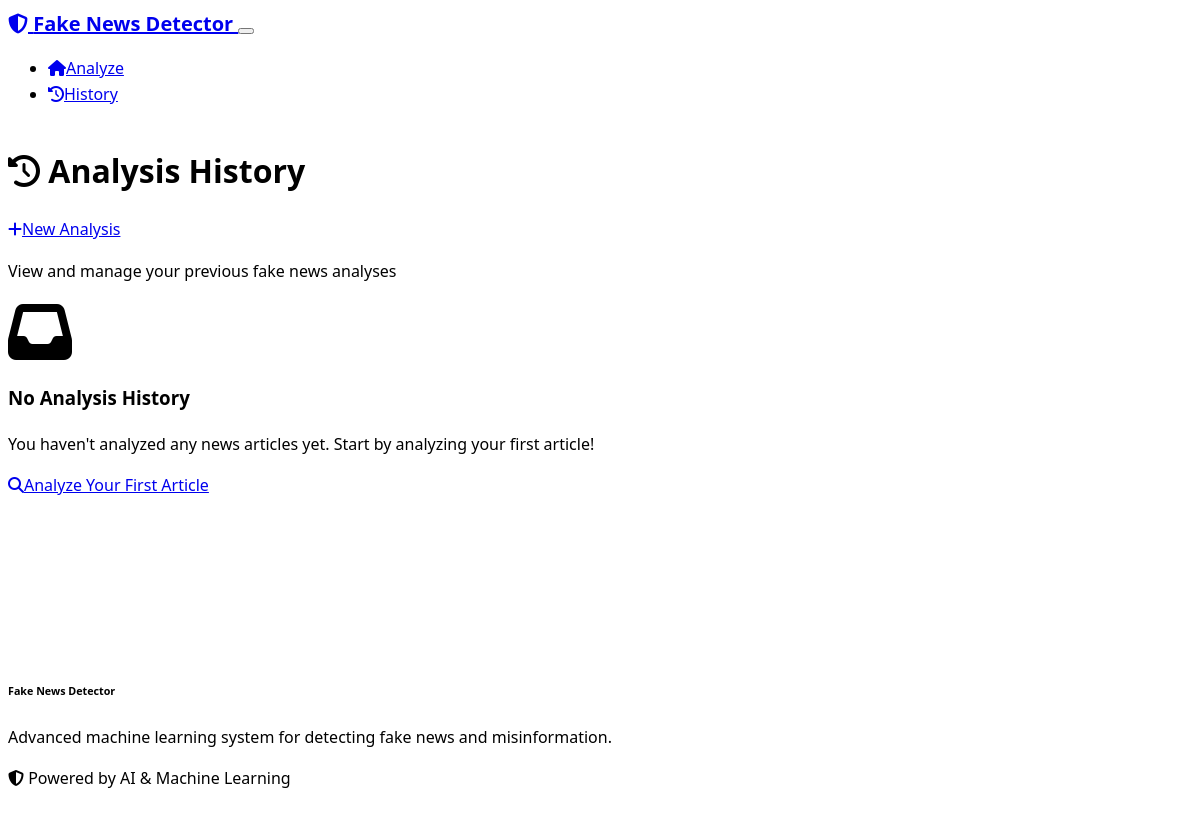
Before: /history with the older database file.
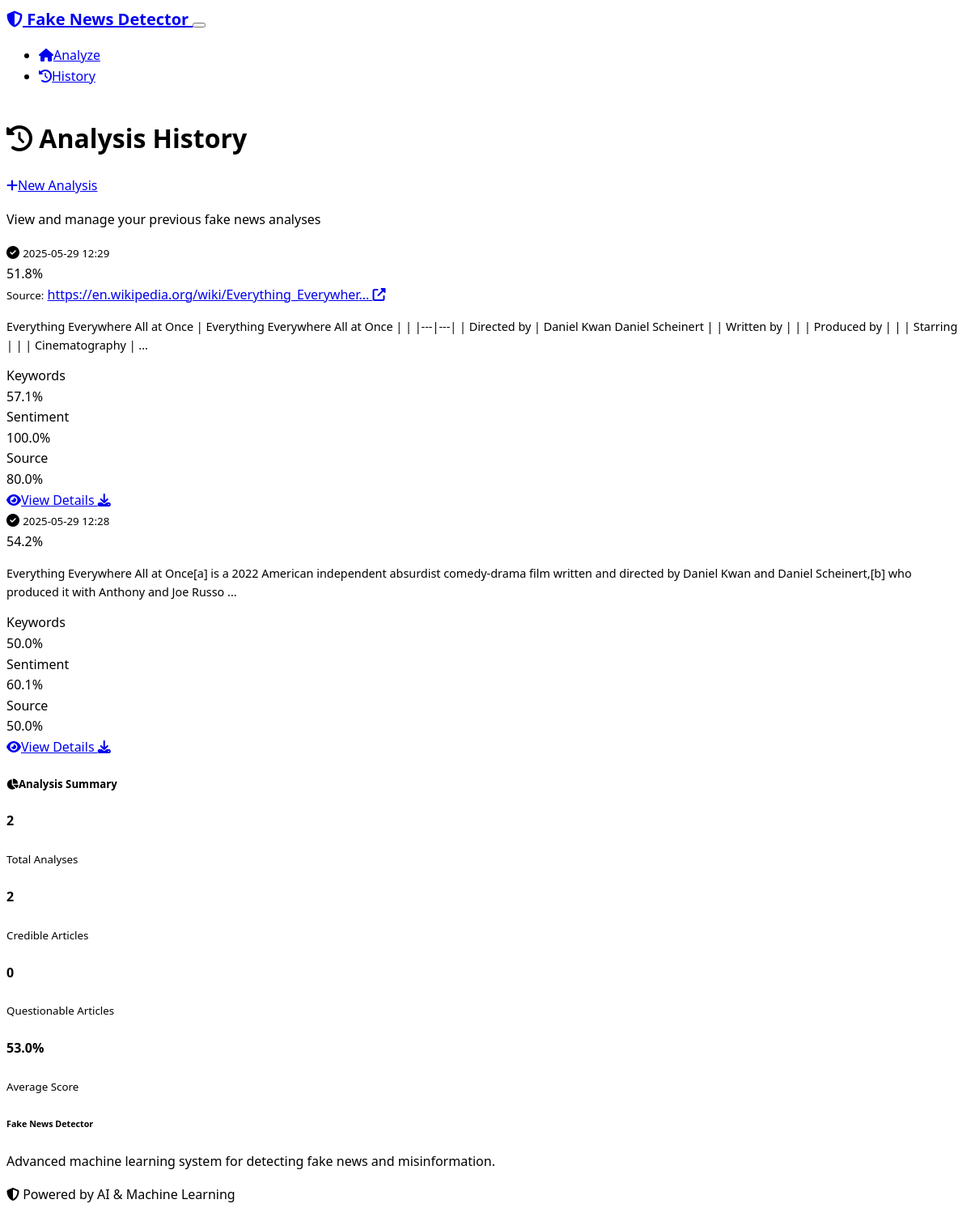
After: the same page with the newer database file.
### models.py (models this page shows, shortened)
class Analysis(db.Model):
    id = db.Column(Integer, primary_key=True)
    content = db.Column(Text, nullable=False)
    url = db.Column(String(500))
    credibility_score = db.Column(Float, nullable=False)
    is_fake = db.Column(db.Boolean, nullable=False)
    keyword_score = db.Column(Float)
    sentiment_score = db.Column(Float)
    source_score = db.Column(Float)
    analysis_details = db.Column(Text)
    created_at = db.Column(DateTime, default=datetime.utcnow)

### routes.py (the view)
@app.route('/history')
def history():
    try:
        page = request.args.get('page', 1, type=int)
        analyses = Analysis.query.order_by(Analysis.created_at.desc()).paginate(
            page=page, per_page=10, error_out=False
        )
        return render_template('history.html', analyses=analyses)
    except Exception as e:
        logging.error(f"History route error: {str(e)}")
        flash('Error loading analysis history.', 'error')
        return redirect(url_for('index'))

### templates/history.html (shortened to what this page needs)
{% extends "base.html" %}
{% block content %}
<div class="container py-5">
    <div class="row mb-4">
        <div class="col-12">
            <div class="d-flex justify-content-between align-items-center">
                <h1 class="text-light">
                    <i class="fas fa-history text-primary me-2"></i>
                    Analysis History
                </h1>
                <a href="{{ url_for('index') }}" class="btn btn-primary">
                    <i class="fas fa-plus me-1"></i>New Analysis
                </a>
            </div>
            <p class="text-muted">View and manage your previous fake news analyses</p>
        </div>
    </div>
    {% if analyses.items %}
        <div class="row">
            {% for analysis in analyses.items %}
                <div class="col-lg-6 mb-4">
                    <div class="card bg-dark border-secondary h-100">
                        <div class="card-header d-flex justify-content-between align-items-center">
                            <div class="d-flex align-items-center">
                                <i class="fas fa-{{ 'check-circle text-success' if analysis.credibility_score > 0.5 else 'times-circle text-danger' }} me-2"></i>
                                <small class="text-muted">{{ analysis.created_at.strftime('%Y-%m-%d %H:%M') }}</small>
                            </div>
                            <span class="badge bg-{{ 'success' if analysis.credibility_score > 0.5 else 'danger' }} fs-6">
                                {{ (analysis.credibility_score * 100)|round(1) }}%
                            </span>
                        </div>
                        <div class="card-body">
                            <div class="mb-3">
                                {% if analysis.url %}
                                    <div class="mb-2">
                                        <small class="text-muted">Source:</small>
                                        <a href="{{ analysis.url }}" target="_blank" class="text-primary small ms-1">
                                            {{ analysis.url[:50] }}{% if analysis.url|length > 50 %}...{% endif %}
                                            <i class="fas fa-external-link-alt ms-1"></i>
                                        </a>
                                    </div>
                                {% endif %}
                                <p class="text-light mb-0" style="font-size: 0.9rem;">
                                    {{ analysis.content[:200] }}{% if analysis.content|length > 200 %}...{% endif %}
                                </p>
                            </div>
                            <div class="row text-center mb-3">
                                <div class="col-4">
                                    <div class="border-end border-secondary">
                                        <div class="text-muted small">Keywords</div>
                                        <div class="fw-bold text-{{ 'success' if analysis.keyword_score and analysis.keyword_score > 0.5 else 'danger' }}">
                                            {{ (analysis.keyword_score * 100)|round(1) if analysis.keyword_score else 'N/A' }}%
                                        </div>
                                    </div>
                                </div>
                                <div class="col-4">
                                    <div class="border-end border-secondary">
                                        <div class="text-muted small">Sentiment</div>
                                        <div class="fw-bold text-{{ 'success' if analysis.sentiment_score and analysis.sentiment_score > 0.5 else 'danger' }}">
                                            {{ (analysis.sentiment_score * 100)|round(1) if analysis.sentiment_score else 'N/A' }}%
                                        </div>
                                    </div>
                                </div>
                                <div class="col-4">
                                    <div class="text-muted small">Source</div>
                                    <div class="fw-bold text-{{ 'success' if analysis.source_score and analysis.source_score > 0.5 else 'danger' }}">
                                        {{ (analysis.source_score * 100)|round(1) if analysis.source_score else 'N/A' }}%
                                    </div>
                                </div>
                            </div>
                            <div class="d-flex gap-2">
                                <a href="{{ url_for('view_analysis', analysis_id=analysis.id) }}"
                                   class="btn btn-outline-primary btn-sm flex-fill">
                                    <i class="fas fa-eye me-1"></i>View Details
                                </a>
                                <a href="{{ url_for('export_analysis', analysis_id=analysis.id) }}"
                                   class="btn btn-outline-secondary btn-sm">
                                    <i class="fas fa-download"></i>
                                </a>
                            </div>
                        </div>
                    </div>
                </div>
            {% endfor %}
        </div>
    {% else %}
        <div class="row justify-content-center">
            <div class="col-lg-6 text-center">
                <div class="card bg-dark border-secondary">
                    <div class="card-body py-5">
                        <i class="fas fa-inbox fa-4x text-muted mb-4"></i>
                        <h3 class="text-light mb-3">No Analysis History</h3>
                        <p class="text-muted mb-4">
                            You haven't analyzed any news articles yet. Start by analyzing your first article!
                        </p>
                        <a href="{{ url_for('index') }}" class="btn btn-primary">
                            <i class="fas fa-search me-2"></i>Analyze Your First Article
                        </a>
                    </div>
                </div>
            </div>
        </div>
    {% endif %}
    {% if analyses.items %}
        <div class="row mt-5">
            <div class="col-12">
                <div class="card bg-dark border-secondary">
                    <div class="card-header">
                        <h5 class="card-title mb-0">
                            <i class="fas fa-chart-pie me-2"></i>Analysis Summary
                        </h5>
                    </div>
                    <div class="card-body">
                        <div class="row text-center">
                            <div class="col-md-3 mb-3">
                                <div class="border-end border-secondary">
                                    <h4 class="text-primary mb-1">{{ analyses.total }}</h4>
                                    <small class="text-muted">Total Analyses</small>
                                </div>
                            </div>
                            <div class="col-md-3 mb-3">
                                <div class="border-end border-secondary">
                                    <h4 class="text-success mb-1">
                                        {{ analyses.items | selectattr('credibility_score', 'gt', 0.5) | list | length }}
                                    </h4>
                                    <small class="text-muted">Credible Articles</small>
                                </div>
                            </div>
                            <div class="col-md-3 mb-3">
                                <div class="border-end border-secondary">
                                    <h4 class="text-danger mb-1">
                                        {{ analyses.items | selectattr('credibility_score', 'le', 0.5) | list | length }}
                                    </h4>
                                    <small class="text-muted">Questionable Articles</small>
                                </div>
                            </div>
                            <div class="col-md-3 mb-3">
                                <h4 class="text-info mb-1">
                                    {{ ((analyses.items | map(attribute='credibility_score') | sum) / analyses.items | length * 100) | round(1) }}%
                                </h4>
                                <small class="text-muted">Average Score</small>
                            </div>
                        </div>
                    </div>
                </div>
            </div>
        </div>
    {% endif %}
</div>
{% endblock %}

### templates/base.html (shortened to what this page needs)
<!DOCTYPE html>
<html lang="en" data-bs-theme="dark">
<head>
    <link href="https://cdn.replit.com/agent/bootstrap-agent-dark-theme.min.css" rel="stylesheet">
    <link rel="stylesheet" href="https://cdnjs.cloudflare.com/ajax/libs/font-awesome/6.4.0/css/all.min.css">
    <link rel="stylesheet" href="{{ url_for('static', filename='css/style.css') }}">
</head>
<body>
    <nav class="navbar navbar-expand-lg navbar-dark bg-dark border-bottom">
        <div class="container">
            <a class="navbar-brand" href="{{ url_for('index') }}">
                <i class="fas fa-shield-alt text-primary me-2"></i>
                Fake News Detector
            </a>
            <button class="navbar-toggler" type="button" data-bs-toggle="collapse" data-bs-target="#navbarNav">
            </button>
            <div class="collapse navbar-collapse" id="navbarNav">
                <ul class="navbar-nav ms-auto">
                    <li class="nav-item">
                        <a class="nav-link" href="{{ url_for('index') }}">
                            <i class="fas fa-home me-1"></i>Analyze
                        </a>
                    </li>
                    <li class="nav-item">
                        <a class="nav-link" href="{{ url_for('history') }}">
                            <i class="fas fa-history me-1"></i>History
                        </a>
                    </li>
                </ul>
            </div>
        </div>
    </nav>
    <main class="flex-grow-1">
        {% block content %}{% endblock %}
    </main>
    <footer class="bg-dark border-top mt-5 py-4">
        <div class="container">
            <div class="row">
                <div class="col-md-6">
                    <h6 class="text-light">Fake News Detector</h6>
                    <p class="text-muted small">
                        Advanced machine learning system for detecting fake news and misinformation.
                    </p>
                </div>
                <div class="col-md-6 text-md-end">
                    <p class="text-muted small mb-0">
                        <i class="fas fa-shield-alt text-primary me-1"></i>
                        Powered by AI & Machine Learning
                    </p>
                </div>
            </div>
        </div>
    </footer>
</body>
</html>

### static/css/style.css (style rules this page uses)
:root { --background: 210 11% 98%; --foreground: 222 15% 6%; --primary: 221 83% 53%; --success: 142 71% 45%; --danger: 0 84% 60%; --warning: 43 96% 56%; --info: 199 89% 48%; --secondary: 210 40% 98%; --muted: 215 28% 17%; }
body { font-family: 'Segoe UI', Tahoma, Geneva, Verdana, sans-serif; line-height: 1.6; min-height: 100vh; display: flex; flex-direction: column; }
main { flex: 1; }
.navbar-brand { font-weight: 600; font-size: 1.25rem; }
.card { transition: transform 0.2s ease-in-out, box-shadow 0.2s ease-in-out; }
.btn { border-radius: 8px; font-weight: 500; transition: all 0.2s ease; }
.badge { font-weight: 500; border-radius: 6px; }

Changed rows visible on the page:
added Analysis: created_at "2025-05-29 12:29", (analysis.credibility_score*100)|round(1) "51.8", url "https://en.wikipedia.org/wiki/Everything_Everywher", content "Everything Everywhere All at Once | Everything Everywhere All at Once | | |---|---| | Directed by | Daniel Kwan Daniel Scheinert | | Written by | | | Produced by | | | Starring | | | Cinematography |", keyword_score "57.1", sentiment_score "100.0", source_score "80.0"
added Analysis: created_at "2025-05-29 12:28", (analysis.credibility_score*100)|round(1) "54.2", content "Everything Everywhere All at Once[a] is a 2022 American independent absurdist comedy-drama film written and directed by Daniel Kwan and Daniel Scheinert,[b] who produced it with Anthony and Joe Russo", keyword_score "50.0", sentiment_score "60.1", source_score "50.0"
Other visible differences:
{{ analyses.total }}: (not shown) → "2"
text no longer shown: "No Analysis History You haven't analyzed any news articles yet. Start by analyzing your first article! Analyze Your First Article"
text now shown: "Analysis Summary Total Analyses 2 Credible Articles 0 Questionable Articles 53.0 % Average Score"
